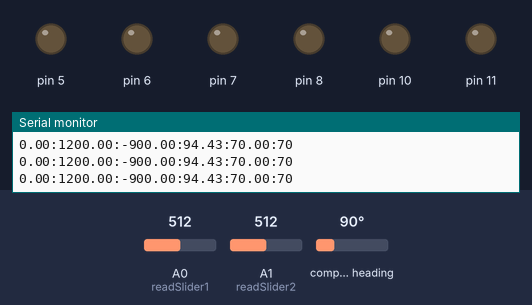
The sketch below on a simulated Arduino Uno, built with avr-gcc and run on an emulated ATmega328P. On the bench: output pins drawn as LEDs (lit = HIGH), the last lines printed to the serial monitor. The inputs (shaded band) are chosen by the test bench; at power-on: A0 (readSlider1) = 512, A1 (readSlider2) = 512, compass heading 90°.

Above: at 1.2 s.
1.3 s: A0 (readSlider1) set to 523
At 2.8 s:
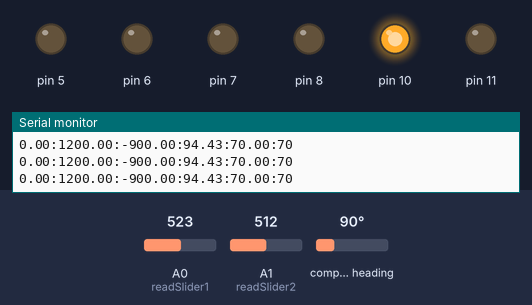
3.1 s: A1 (readSlider2) set to 525
At 3.8 s:
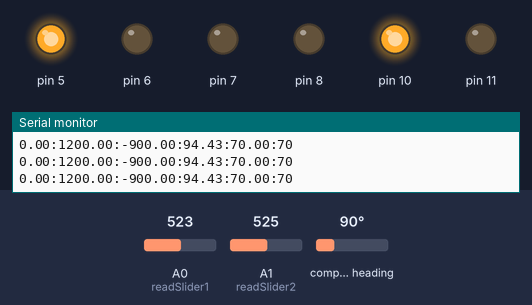
4.9 s: A1 (readSlider2) set to 716
At 6.0 s:
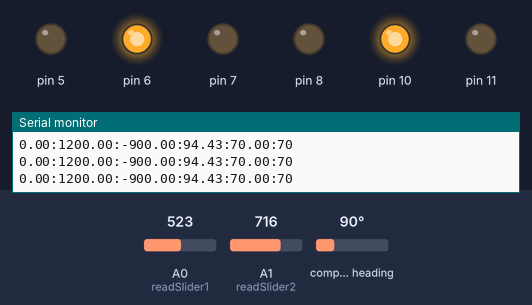
6.9 s: A0 (readSlider1) set to 716
At 8.1 s:
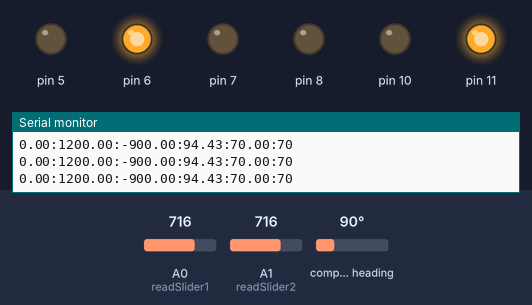
8.7 s: A1 (readSlider2) set to 628
10.2 s: A1 (readSlider2) set to 599
At 11.9 s:
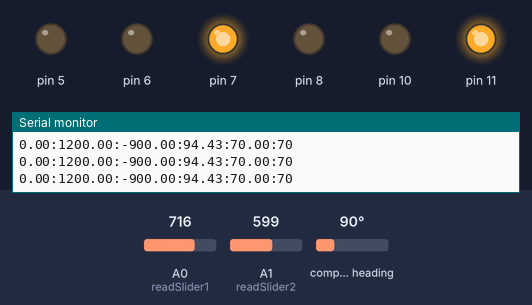
Timing chart, 0 to 13.2 s (numbered marks = the images above; inputs shaded):
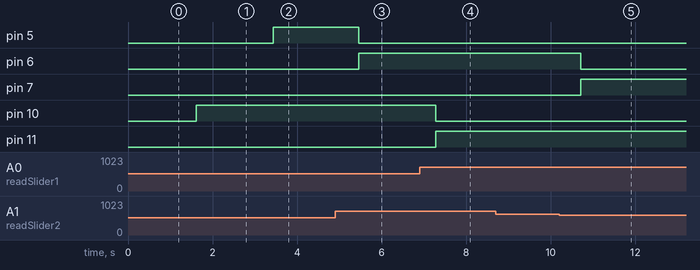

The sketch:

WheelChair.ino
```cpp
 /*
  HMC5883L Triple Axis Digital Compass. Output for HMC5883L_processing.pde
  Read more: http://www.jarzebski.pl/arduino/czujniki-i-sensory/3-osiowy-magnetometr-hmc5883l.html
  GIT: https://github.com/jarzebski/Arduino-HMC5883L
  Web: http://www.jarzebski.pl
  (c) 2014 by Korneliusz Jarzebski
*/


#include <Wire.h>
#include <HMC5883L.h>

HMC5883L compass;
int previousDegree;
const int readSlider1 = A0;
const int readSlider2 = A1;
boolean modeChange = 0; //0 =selfs  1=other

void setup() {
  Serial.begin(9600);

  pinMode(readSlider1, INPUT);
  pinMode(readSlider2, INPUT);
  pinMode(10, OUTPUT);
  pinMode(11, OUTPUT);
  pinMode(6, OUTPUT);
  pinMode(5, OUTPUT);
  pinMode(8, OUTPUT);
  pinMode(7, OUTPUT);//繼電器

  while (!compass.begin())
  {
    delay(500);
  }

  // Set measurement range
  compass.setRange(HMC5883L_RANGE_1_3GA);

  // Set measurement mode
  compass.setMeasurementMode(HMC5883L_CONTINOUS);

  // Set data rate
  compass.setDataRate(HMC5883L_DATARATE_30HZ);

  // Set number of samples averaged
  compass.setSamples(HMC5883L_SAMPLES_8);

  // Set calibration offset. See HMC5883L_calibration.ino
  compass.setOffset(0, 0);
}

void loop() {

  int leftFromOther;
  int rightFromOther;
  int leftToOther;
  int RightToOther;

  int returnDegree = detectDegree();//頭部方位數值

  if (!modeChange) {
    sliderControlSelf();
  }
  else{
    leftToOther = slider(readSlider1);//leftToOther 是要送出去給對方的左邊輪子
    RightToOther = slider(readSlider2);
    sliderControlByOther(leftFromOther, rightFromOther);//接收對方左右輪數值，控制自己馬達
  }
}

int detectDegree() {

  long x = micros();
  Vector norm = compass.readNormalize();

  // Calculate heading
  float heading = atan2(norm.YAxis, norm.XAxis);

  // Set declination angle on your location and fix heading
  // You can find your declination on: http://magnetic-declination.com/
  // (+) Positive or (-) for negative
  // For Bytom / Poland declination angle is 4'26E (positive)
  // Formula: (deg + (min / 60.0)) / (180 / M_PI);
  float declinationAngle = (4.0 + (26.0 / 60.0)) / (180 / M_PI);
  heading += declinationAngle;

  // Correct for heading < 0deg and heading > 360deg
  if (heading < 0)
  {
    heading += 2 * PI;
  }

  if (heading > 2 * PI)
  {
    heading -= 2 * PI;
  }

  // Convert to degrees
  float headingDegrees = heading * 180 / M_PI;

  // Fix HMC5883L issue with angles
  float fixedHeadingDegrees;

  if (headingDegrees >= 1 && headingDegrees < 240)
  {
    fixedHeadingDegrees = map(headingDegrees, 0, 239, 0, 179);
  } else if (headingDegrees >= 240)
  {
    fixedHeadingDegrees = map(headingDegrees, 240, 360, 180, 360);
  }

  // Smooth angles rotation for +/- 3deg
  int smoothHeadingDegrees = round(fixedHeadingDegrees);

  if (smoothHeadingDegrees < (previousDegree + 3) && smoothHeadingDegrees > (previousDegree - 3))
  {
    smoothHeadingDegrees = previousDegree;
  }

  previousDegree = smoothHeadingDegrees;


  Serial.print(norm.XAxis);
  Serial.print(":");
  Serial.print(norm.YAxis);
  Serial.print(":");
  Serial.print(norm.ZAxis);
  Serial.print(":");
  Serial.print(headingDegrees);
  Serial.print(":");
  Serial.print(fixedHeadingDegrees);
  Serial.print(":");
  Serial.print(smoothHeadingDegrees);
  Serial.println();
  return smoothHeadingDegrees;
  // One loop: ~5ms @ 115200 serial.
  // We need delay ~28ms for allow data rate 30Hz (~33ms)
  delay(30);


}

void sliderControlByOther(int leftFromOther, int rightFromOther) {
  int sliderValue1 = leftFromOther;
  int sliderValue2 = rightFromOther;

  if (sliderValue1 > 50) {
    digitalWrite(8, LOW);
    forward(abs(sliderValue1), 11, 10);
    delay(200);
  }

  else if (sliderValue1 < 10) {
    digitalWrite(8, LOW);
    backward(abs(sliderValue1), 11, 10);
    delay(200);
  }

  else {
    digitalWrite(8, HIGH);
    motorstop(11, 10);
  }

  if (sliderValue2 > 50) {
    digitalWrite(7, LOW);
    forward(abs(sliderValue2), 6, 5);
    delay(200);
  }
  else if (sliderValue2 < 10) {
    digitalWrite(7, LOW);
    backward(abs(sliderValue2), 6, 5);
    delay(200);
  }
  else {
    digitalWrite(7, HIGH);
    motorstop(6, 5);
  }
}

void sliderControlSelf() {
  int sliderValue1 = slider(readSlider1);
  int sliderValue2 = slider(readSlider2);

  if (sliderValue1 > 50) {
    digitalWrite(8, LOW);
    forward(abs(sliderValue1), 11, 10);
    delay(200);
  }

  else if (sliderValue1 < 10) {
    digitalWrite(8, LOW);
    backward(abs(sliderValue1), 11, 10);
    delay(200);
  }

  else {
    digitalWrite(8, HIGH);
    motorstop(11, 10);
  }

  if (sliderValue2 > 50) {
    digitalWrite(7, LOW);
    forward(abs(sliderValue2), 6, 5);
    delay(200);
  }
  else if (sliderValue2 < 10) {
    digitalWrite(7, LOW);
    backward(abs(sliderValue2), 6, 5);
    delay(200);
  }
  else {
    digitalWrite(7, HIGH);
    motorstop(6, 5);
  }
}

int slider(int slider) {
  int sli = analogRead(slider);
  int value = int(map(sli, 0, 1024, -255, 255));

  return value;
}

void motorstop(const int x, const int y)
{
  digitalWrite(x, LOW);
  digitalWrite(y, LOW);
}

void forward(int gospeed, const int x, const int y)
{
  digitalWrite(x, gospeed);
  digitalWrite(y, 0);
}

void backward(int backspeed, const int x, const int y)
{
  digitalWrite(x, 0);
  digitalWrite(y, backspeed);
}
```

Measured:
- the behaviour switches between 514 and 515 on A0 (readSlider1) (found by bisection; images 0 and 1)
- the behaviour switches between 514 and 515 on A1 (readSlider2) (found by bisection; images 1 and 2)
- the behaviour switches between 615 and 614 on A1 (readSlider2) (found by bisection; images 4 and 5)
- after the input at 1.3 s, pin 10: LOW → HIGH after 0.32 s
- after the input at 3.1 s, pin 5: LOW → HIGH after 0.34 s
- after the input at 4.9 s, pin 5: HIGH → LOW after 0.56 s; pin 6: LOW → HIGH after 0.56 s
- after the input at 6.9 s, pin 10: HIGH → LOW after 0.38 s; pin 11: LOW → HIGH after 0.38 s
- after the input at 10.2 s, pin 6: HIGH → LOW after 0.51 s; pin 7: LOW → HIGH after 0.51 s
